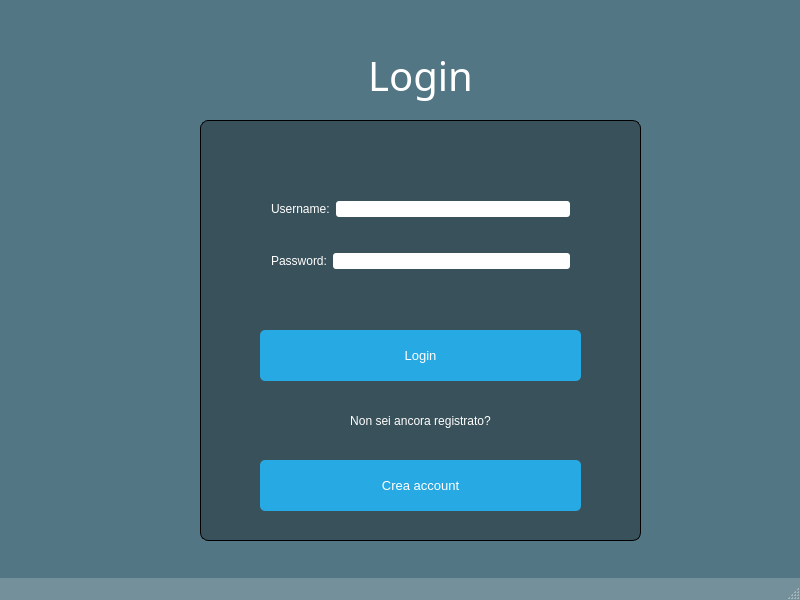
<?xml version="1.0" encoding="UTF-8"?>
<ui version="4.0">
 <class>LoginClass</class>
 <widget class="QMainWindow" name="LoginClass">
  <property name="geometry">
   <rect>
    <x>0</x>
    <y>0</y>
    <width>800</width>
    <height>600</height>
   </rect>
  </property>
  <property name="sizePolicy">
   <sizepolicy hsizetype="Expanding" vsizetype="Expanding">
    <horstretch>0</horstretch>
    <verstretch>0</verstretch>
   </sizepolicy>
  </property>
  <property name="minimumSize">
   <size>
    <width>800</width>
    <height>600</height>
   </size>
  </property>
  <property name="maximumSize">
   <size>
    <width>800</width>
    <height>600</height>
   </size>
  </property>
  <property name="windowTitle">
   <string>Login</string>
  </property>
  <property name="styleSheet">
   <string notr="true">#groupBox { border: 1px solid;
  background: rgba(0, 0, 0, 80);
  border-radius: 8px;
 }
QLabel { color: white; }
QLineEdit { border-radius: 3px; }

QPushButton
{
  color: white;
  background-color: #27a9e3;
  border-width: 0px;
  border-radius: 5px;
}
#IconButton{

  background-color:  rgba(0, 0, 0, 0);
  border-width: 0px;
  border-radius: 5px;

}
QPushButton:hover { background-color: #0080FF; }

#centralWidget { background: rgba(32, 80, 96, 100); }
#LoginClass { background: rgba(32, 80, 96, 100); }</string>
  </property>
  <property name="inputMethodHints">
   <set>Qt::ImhHiddenText</set>
  </property>
  <widget class="QWidget" name="centralWidget">
   <widget class="QGroupBox" name="groupBox">
    <property name="geometry">
     <rect>
      <x>200</x>
      <y>120</y>
      <width>441</width>
      <height>421</height>
     </rect>
    </property>
    <property name="title">
     <string/>
    </property>
    <widget class="QPushButton" name="loginButton">
     <property name="geometry">
      <rect>
       <x>60</x>
       <y>210</y>
       <width>321</width>
       <height>51</height>
      </rect>
     </property>
     <property name="font">
      <font>
       <family>Arial</family>
       <pointsize>10</pointsize>
      </font>
     </property>
     <property name="text">
      <string>Login</string>
     </property>
    </widget>
    <widget class="QWidget" name="layoutWidget">
     <property name="geometry">
      <rect>
       <x>60</x>
       <y>40</y>
       <width>321</width>
       <height>151</height>
      </rect>
     </property>
     <layout class="QVBoxLayout" name="verticalLayout">
      <item>
       <layout class="QHBoxLayout" name="horizontalLayout">
        <item>
         <widget class="QLabel" name="usernameLabel">
          <property name="font">
           <font>
            <family>Arial</family>
            <pointsize>9</pointsize>
           </font>
          </property>
          <property name="text">
           <string>Username:</string>
          </property>
         </widget>
        </item>
        <item>
         <widget class="QLineEdit" name="usernameTextLine"/>
        </item>
       </layout>
      </item>
      <item>
       <layout class="QHBoxLayout" name="horizontalLayout_2">
        <item>
         <widget class="QLabel" name="passwordLabel">
          <property name="font">
           <font>
            <family>Arial</family>
            <pointsize>9</pointsize>
           </font>
          </property>
          <property name="text">
           <string>Password:</string>
          </property>
         </widget>
        </item>
        <item>
         <widget class="QLineEdit" name="passwordTextLine">
          <property name="inputMethodHints">
           <set>Qt::ImhHiddenText|Qt::ImhNoAutoUppercase|Qt::ImhNoPredictiveText|Qt::ImhSensitiveData</set>
          </property>
          <property name="echoMode">
           <enum>QLineEdit::Password</enum>
          </property>
          <property name="clearButtonEnabled">
           <bool>false</bool>
          </property>
         </widget>
        </item>
       </layout>
      </item>
     </layout>
    </widget>
    <widget class="QLabel" name="loginLabel_2">
     <property name="geometry">
      <rect>
       <x>60</x>
       <y>270</y>
       <width>321</width>
       <height>61</height>
      </rect>
     </property>
     <property name="font">
      <font>
       <family>Arial</family>
       <pointsize>9</pointsize>
      </font>
     </property>
     <property name="text">
      <string>Non sei ancora registrato?</string>
     </property>
     <property name="textFormat">
      <enum>Qt::PlainText</enum>
     </property>
     <property name="alignment">
      <set>Qt::AlignCenter</set>
     </property>
     <property name="wordWrap">
      <bool>false</bool>
     </property>
    </widget>
    <widget class="QPushButton" name="newAccount">
     <property name="geometry">
      <rect>
       <x>60</x>
       <y>340</y>
       <width>321</width>
       <height>51</height>
      </rect>
     </property>
     <property name="font">
      <font>
       <family>Arial</family>
       <pointsize>10</pointsize>
      </font>
     </property>
     <property name="text">
      <string>Crea account</string>
     </property>
    </widget>
   </widget>
   <widget class="QLabel" name="loginLabel">
    <property name="enabled">
     <bool>true</bool>
    </property>
    <property name="geometry">
     <rect>
      <x>200</x>
      <y>40</y>
      <width>441</width>
      <height>71</height>
     </rect>
    </property>
    <property name="font">
     <font>
      <family>Arial Black</family>
      <pointsize>30</pointsize>
     </font>
    </property>
    <property name="text">
     <string>Login</string>
    </property>
    <property name="textFormat">
     <enum>Qt::PlainText</enum>
    </property>
    <property name="alignment">
     <set>Qt::AlignCenter</set>
    </property>
    <property name="wordWrap">
     <bool>false</bool>
    </property>
   </widget>
   <widget class="QToolButton" name="IconButton">
    <property name="enabled">
     <bool>true</bool>
    </property>
    <property name="geometry">
     <rect>
      <x>650</x>
      <y>210</y>
      <width>161</width>
      <height>111</height>
     </rect>
    </property>
    <property name="sizePolicy">
     <sizepolicy hsizetype="Fixed" vsizetype="Fixed">
      <horstretch>0</horstretch>
      <verstretch>0</verstretch>
     </sizepolicy>
    </property>
    <property name="minimumSize">
     <size>
      <width>100</width>
      <height>100</height>
     </size>
    </property>
    <property name="text">
     <string/>
    </property>
    <property name="icon">
     <iconset>
      <normaloff>../Icons/login.png</normaloff>../Icons/login.png</iconset>
    </property>
    <property name="iconSize">
     <size>
      <width>100</width>
      <height>100</height>
     </size>
    </property>
    <property name="autoRepeatInterval">
     <number>100</number>
    </property>
    <property name="autoRaise">
     <bool>true</bool>
    </property>
   </widget>
  </widget>
  <widget class="QStatusBar" name="statusBar"/>
 </widget>
 <layoutdefault spacing="6" margin="11"/>
 <resources>
  <include location="Login.qrc"/>
 </resources>
 <connections/>
</ui>
